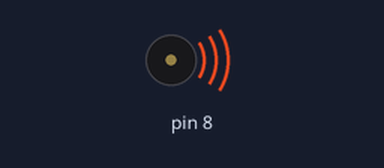
Recording of a sketch running on a simulated Arduino Nano, built with avr-gcc and run on an emulated ATmega328P. Shown: buzzer (waves = sounding).

Above: at 0.1 s.
At 9.9 s:
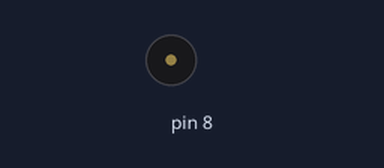
Timing chart, 0 to 11.4 s (numbered marks = the images above):
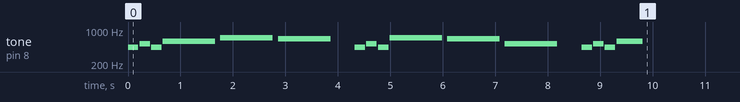

The sketch:

numb_linkin_park.ino
```cpp
/*----------------------------------------------------------------------------
 * Author: Eshwar jorvekar
 * Created on 19 September, 2017
 * Description: plays song intro
 *----------------------------------------------------------------------------*/

 /*************************************************
 * Public Constants
 *************************************************/

#define B0  31
#define C1  33
#define CS1 35
#define D1  37
#define DS1 39
#define E1  41
#define F1  44
#define FS1 46
#define G1  49
#define GS1 52
#define A1  55
#define AS1 58
#define B1  62
#define C2  65
#define CS2 69
#define D2  73
#define DS2 78
#define E2  82
#define F2  87
#define FS2 93
#define G2  98
#define GS2 104
#define A2  110
#define AS2 117
#define B2  123
#define C3  131
#define CS3 139
#define D3  147
#define DS3 156
#define E3  165
#define F3  175
#define FS3 185
#define G3  196
#define GS3 208
#define A3  220
#define AS3 233
#define B3  247
#define C4  262
#define CS4 277
#define D4  294
#define DS4 311
#define E4  330
#define F4  349
#define FS4 370
#define G4  392
#define GS4 415
#define A4  440
#define AS4 466
#define B4  494
#define C5  523
#define CS5 554
#define D5  587
#define DS5 622
#define E5  659
#define F5  698
#define FS5 740
#define G5  784
#define GS5 831
#define A5  880
#define AS5 932
#define B5  988
#define C6  1047
#define CS6 1109
#define D6  1175
#define DS6 1245
#define E6  1319
#define F6  1397
#define FS6 1480
#define G6  1568
#define GS6 1661
#define A6  1760
#define AS6 1865
#define B6  1976
#define C7  2093
#define CS7 2217
#define D7  2349
#define DS7 2489
#define E7  2637
#define F7  2794
#define FS7 2960
#define G7  3136
#define GS7 3322
#define A7  3520
#define AS7 3729
#define B7  3951
#define C8  4186
#define CS8 4435
#define D8  4699
#define DS8 4978

// notes in the song:
int numb[] = {
A4,C5,A4,D5,F5,E5,0,
A4,C5,A4,F5,E5,C5,0,
A4,C5,A4,D5
};

// note durations: 4 = quarter note, 8 = eighth note, etc.:
int noteDurations[] = {
  5, 5, 5, 1, 1, 1, 3, 5, 5, 5, 1, 1, 1, 3, 5, 5, 5, 2
};

void setup() {
  // iterate over the set of notes:
  for (int thisNote = 0; thisNote < 18; thisNote++) {

    // to calculate the note duration, take one second divided by the note type.
    //e.g. quarter note = 1000 / 4, eighth note = 1000/8, etc.
    int noteDuration = 1000 / noteDurations[thisNote];
    tone(8, numb[thisNote], noteDuration);

    // to distinguish the notes, set a minimum time between them.
    // the note's duration + 30% seems to work well:
    int pauseBetweenNotes = noteDuration * 1.1;
    delay(pauseBetweenNotes);
    // stop the tone playing:
    noTone(8);
  }
}

void loop() {}
```
